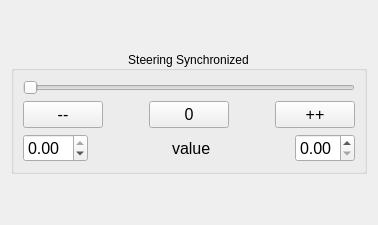
                    <widget class="QWidget" name="steering_control_synchronized_tab_widget">
                      <attribute name="title">
                        <string>Synchronized</string>
                      </attribute>

                      <layout class="QVBoxLayout" name="steering_control_synchronized_tab_widget_vertical_layout">
                        <item>
                          <spacer name="steering_control_synchronized_tab_widget_vertical_layout_upper_spacer">
                            <property name="orientation">
                              <enum>Qt::Vertical</enum>
                            </property>
                            <property name="sizeHint" stdset="0">
                              <size>
                                <width>20</width>
                                <height>40</height>
                              </size>
                            </property>
                          </spacer>
                        </item>
                        <item>
                          <widget class="QGroupBox" name="steering_control_synchronized_group_box">
                            <property name="title">
                              <string>Steering Synchronized</string>
                            </property>
                            <property name="alignment">
                              <set>Qt::AlignCenter</set>
                            </property>
                            <layout class="QVBoxLayout" name="steering_control_synchronized_vertical_layout">
                              <item>
                                <widget class="QSlider" name="steering_control_synchronized_slider">
                                  <property name="orientation">
                                    <enum>Qt::Horizontal</enum>
                                  </property>
                                </widget>
                              </item>
                              <item>
                                <layout class="QHBoxLayout" name="steering_control_synchronized_button">
                                  <item>
                                    <widget class="QPushButton" name="steering_control_synchronized_button_decrease">
                                      <property name="font">
                                        <font>
                                          <pointsize>12</pointsize>
                                        </font>
                                      </property>
                                      <property name="text">
                                        <string>--</string>
                                      </property>
                                    </widget>
                                  </item>
                                  <item>
                                    <spacer name="steering_control_synchronized_button_left_spacer">
                                      <property name="orientation">
                                        <enum>Qt::Horizontal</enum>
                                      </property>
                                      <property name="sizeHint" stdset="0">
                                        <size>
                                          <width>40</width>
                                          <height>20</height>
                                        </size>
                                      </property>
                                    </spacer>
                                  </item>
                                  <item>
                                    <widget class="QPushButton" name="steering_control_synchronized_button_reset">
                                      <property name="font">
                                        <font>
                                          <pointsize>12</pointsize>
                                        </font>
                                      </property>
                                      <property name="text">
                                        <string>0</string>
                                      </property>
                                    </widget>
                                  </item>
                                  <item>
                                    <spacer name="steering_control_synchronized_button_right_spacer">
                                      <property name="orientation">
                                        <enum>Qt::Horizontal</enum>
                                      </property>
                                      <property name="sizeHint" stdset="0">
                                        <size>
                                          <width>40</width>
                                          <height>20</height>
                                        </size>
                                      </property>
                                    </spacer>
                                  </item>
                                  <item>
                                    <widget class="QPushButton" name="steering_control_synchronized_button_increase">
                                      <property name="font">
                                        <font>
                                          <pointsize>12</pointsize>
                                        </font>
                                      </property>
                                      <property name="text">
                                        <string>++</string>
                                      </property>
                                    </widget>
                                  </item>
                                </layout>
                              </item>
                              <item>
                                <layout class="QHBoxLayout" name="steering_control_synchronized_value">
                                  <item>
                                    <widget class="QDoubleSpinBox" name="steering_control_synchronized_value_minimum">
                                      <property name="font">
                                        <font>
                                          <pointsize>12</pointsize>
                                        </font>
                                      </property>
                                      <property name="minimum">
                                        <double>-1.000000000000000</double>
                                      </property>
                                      <property name="maximum">
                                        <double>0.000000000000000</double>
                                      </property>
                                      <property name="singleStep">
                                        <double>0.010000000000000</double>
                                      </property>
                                    </widget>
                                  </item>
                                  <item>
                                    <spacer name="steering_control_synchronized_value_left_spacer">
                                      <property name="orientation">
                                        <enum>Qt::Horizontal</enum>
                                      </property>
                                      <property name="sizeHint" stdset="0">
                                        <size>
                                          <width>40</width>
                                          <height>20</height>
                                        </size>
                                      </property>
                                    </spacer>
                                  </item>
                                  <item>
                                    <widget class="QLabel" name="steering_control_synchronized_value_current">
                                      <property name="font">
                                        <font>
                                          <pointsize>12</pointsize>
                                        </font>
                                      </property>
                                      <property name="text">
                                        <string>value</string>
                                      </property>
                                    </widget>
                                  </item>
                                  <item>
                                    <spacer name="steering_control_synchronized_value_right_spacer">
                                      <property name="orientation">
                                        <enum>Qt::Horizontal</enum>
                                      </property>
                                      <property name="sizeHint" stdset="0">
                                        <size>
                                          <width>40</width>
                                          <height>20</height>
                                        </size>
                                      </property>
                                    </spacer>
                                  </item>
                                  <item>
                                    <widget class="QDoubleSpinBox" name="steering_control_synchronized_value_maximum">
                                      <property name="font">
                                        <font>
                                          <pointsize>12</pointsize>
                                        </font>
                                      </property>
                                      <property name="minimum">
                                        <double>0.000000000000000</double>
                                      </property>
                                      <property name="maximum">
                                        <double>1.000000000000000</double>
                                      </property>
                                      <property name="singleStep">
                                        <double>0.010000000000000</double>
                                      </property>
                                    </widget>
                                  </item>
                                </layout>
                              </item>
                            </layout>
                          </widget>
                        </item>
                        <item>
                          <spacer name="steering_control_synchronized_tab_widget_vertical_layout_lower_spacer">
                            <property name="orientation">
                              <enum>Qt::Vertical</enum>
                            </property>
                            <property name="sizeHint" stdset="0">
                              <size>
                                <width>20</width>
                                <height>40</height>
                              </size>
                            </property>
                          </spacer>
                        </item>
                      </layout>
                    </widget>
